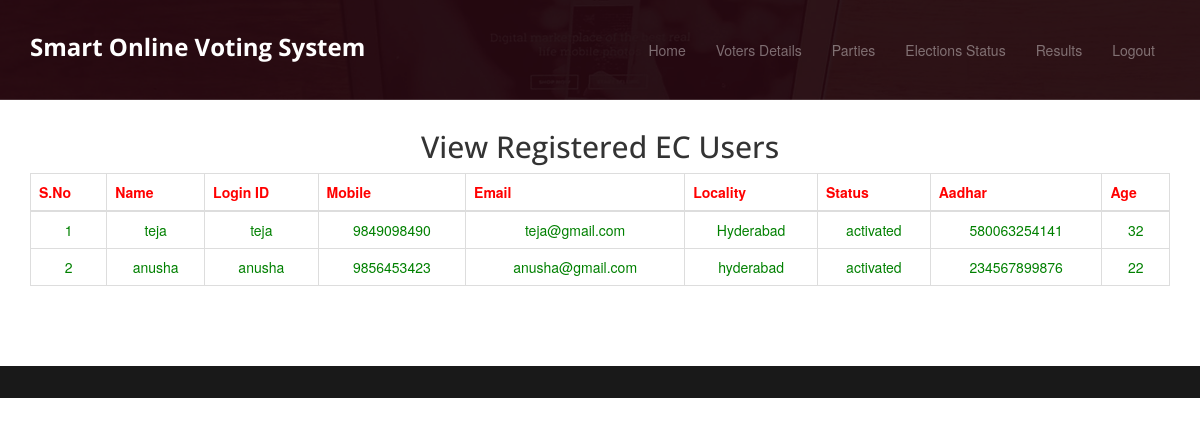
Page /RegisterUsersView/ on the committed database.
### users/models.py (models this page shows, shortened)
class VoterRegistrationModel(models.Model):
    name = models.CharField(max_length=100)
    loginid = models.CharField(unique=True, max_length=100)
    password = models.CharField(max_length=100)
    mobile = models.CharField(unique=True, max_length=100)
    email = models.CharField(unique=True, max_length=100)
    locality = models.CharField(max_length=100)
    address = models.CharField(max_length=1000)
    city = models.CharField(max_length=100)
    aadhar = models.CharField(max_length=100)
    age = models.IntegerField()
    status = models.CharField(max_length=100)
    class Meta:
        db_table = 'VoterRegistrations'

### admins/views.py (the view)
# urls.py: path('RegisterUsersView/', admins.RegisterUsersView, name='RegisterUsersView'),
def RegisterUsersView(request):
    data = VoterRegistrationModel.objects.all()
    return render(request,'admins/viewregisterusers.html',{'data':data})

### assets/templates/admins/viewregisterusers.html
{% extends 'admins/adminbase.html'%}
{%load static%}
{%block contents%}
<section class="we-do">
    <div class="container">
        <div class="we-do-details">
            <div class="section-header text-center">
                <h2>View Registered EC Users</h2>
                <p>
                <table class="table table-bordered bg-light text-dark">
                    <thead>
                    <tr style="color:red;font-weight:bold;">
                        <th>S.No</th>
                        <th>Name</th>
                        <th>Login ID</th>
                        <th>Mobile</th>
                        <th>Email</th>
                        <th>Locality</th>
                        <th>Status</th>
                        <th>Aadhar</th>
                        <th>Age</th>
                    </tr>
                    </thead>
                    <tbody>
                    {% for i in data %}
                    <tr style="color: Green">
                        <td>{{forloop.counter}}</td>
                        <td>{{i.name}}</td>
                        <td>{{i.loginid}}</td>
                        <td>{{i.mobile}}</td>
                        <td>{{i.email}}</td>
                        <td>{{i.locality}}</td>
                        <td>{{i.status}}</td>
                        <td>{{i.aadhar}}</td>
                        <td>{{i.age}}</td>
                    </tr>
                    {% endfor %}
                    </tbody>
                </table>
                </p>
            </div>
        </div>
    </div>
</section>
{%endblock%}

### assets/static/assets/css/style.css (style rules this page uses)
h1, h2, h3, h4, h5, h6 { font-family: "Open sans", Helvetica, Arial; }
h1, .h1, h2, .h2, h3, .h3 { margin-top: 30px; }

### rows in the picture
VoterRegistrationModel: name "teja", loginid "teja", mobile "9849098490", email "teja@gmail.com", locality "Hyderabad", status "activated", aadhar "580063254141", age "32"
VoterRegistrationModel: name "anusha", loginid "anusha", mobile "9856453423", email "anusha@gmail.com", locality "hyderabad", status "activated", aadhar "234567899876", age "22"
